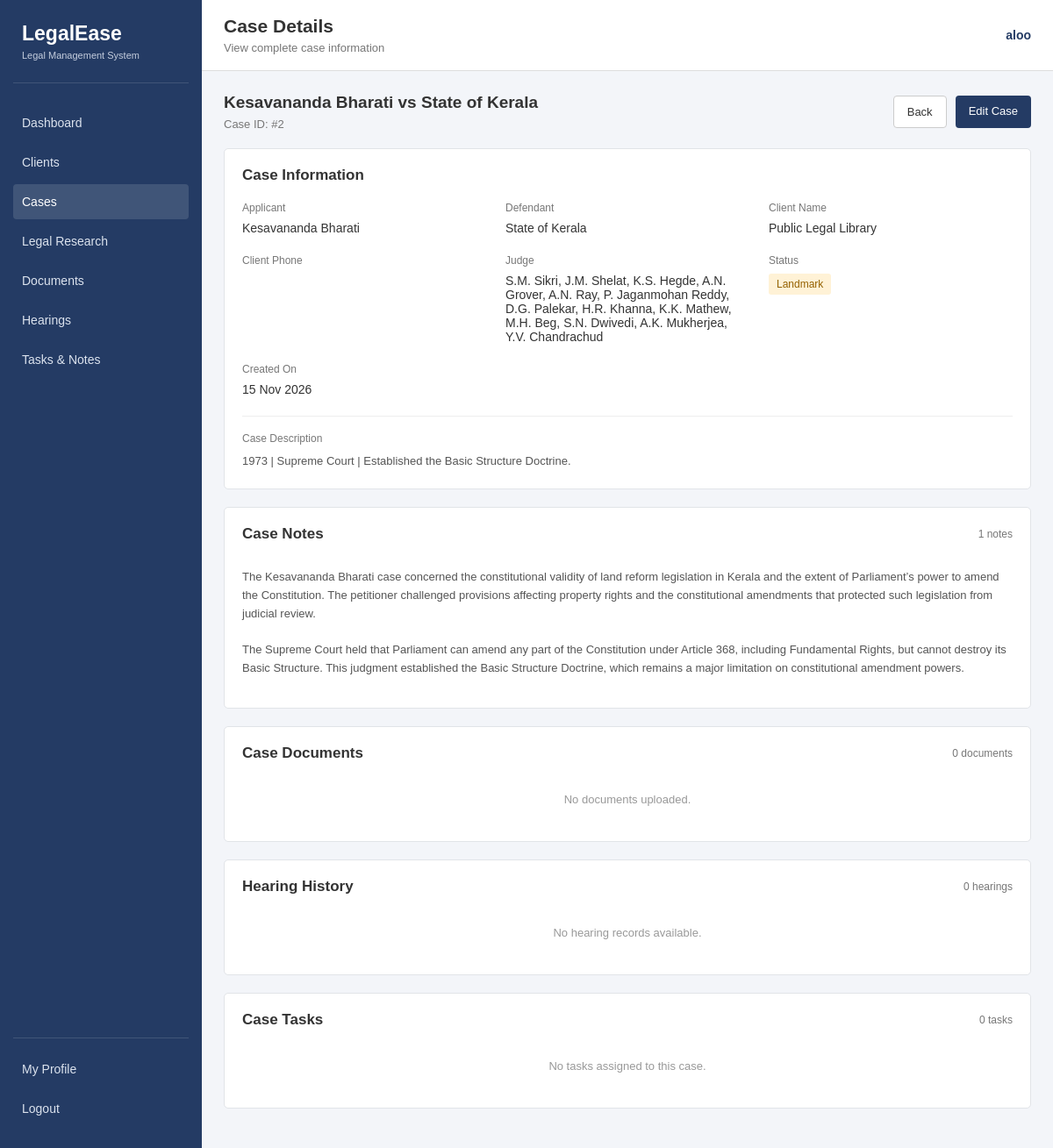
The page /case-details.php?id=2 (signed in) on the database its author committed.
### tables this page shows
CREATE TABLE `cases` (
  `cid` int(11) NOT NULL,
  `applicant` varchar(255) DEFAULT NULL,
  `defendent` varchar(255) DEFAULT NULL,
  `body` text DEFAULT NULL,
  `client_id` int(11) NOT NULL,
  `status` varchar(15) DEFAULT NULL,
  `created_at` timestamp NOT NULL DEFAULT current_timestamp(),
  `judge` varchar(255) DEFAULT NULL,
  `case_info` int(11) DEFAULT NULL,
  `owner_id` int(11) DEFAULT NULL
);

CREATE TABLE `client` (
  `client_id` int(11) NOT NULL,
  `practitioner_id` int(11) DEFAULT NULL,
  `name` varchar(255) DEFAULT NULL,
  `phone` varchar(10) DEFAULT NULL,
  `note` text DEFAULT NULL
);

CREATE TABLE `notes` (
  `id` int(11) NOT NULL,
  `case_id` int(11) NOT NULL,
  `data` text DEFAULT NULL
);

### case-details.php (the view, shortened to what this page needs)
<?php
require_once 'includes/db.php';
$user_id = $_SESSION['user_id'];
$case_id = isset($_GET['id']) ? (int)$_GET['id'] : 0;
$stmt = $conn->prepare("
    SELECT cases.*, client.name AS client_name, client.phone AS client_phone
    FROM cases
    INNER JOIN client ON cases.client_id = client.client_id
    WHERE cases.cid = ? AND (cases.owner_id = ? OR cases.owner_id is NULL)
");
$stmt->bind_param("ii", $case_id, $user_id);
$stmt->execute();
$result = $stmt->get_result();
$case = $result->fetch_assoc();
$stmt = $conn->prepare("
    SELECT * FROM notes
    WHERE case_id = ?
    ORDER BY id DESC
");
$stmt->bind_param("i", $case_id);
$stmt->execute();
$notes = $stmt->get_result();
$stmt = $conn->prepare("
    SELECT * FROM documents
    WHERE case_id = ?
    ORDER BY d_id DESC
");
$stmt->bind_param("i", $case_id);
$stmt->execute();
$documents = $stmt->get_result();
$stmt = $conn->prepare("
    SELECT * FROM hearing
    WHERE c_id = ?
    ORDER BY data DESC
");
$stmt->bind_param("i", $case_id);
$stmt->execute();
$hearings = $stmt->get_result();
$stmt = $conn->prepare("
    SELECT * FROM case_tasks
    WHERE case_id = ?
    ORDER BY created_at DESC
");
$stmt->bind_param("i", $case_id);
$stmt->execute();
$tasks = $stmt->get_result();
?>
<!DOCTYPE html>
<html lang="en">
<head>
    <link rel="stylesheet" href="css/case-details.css">
</head>
<body>
<div class="layout">
    <aside class="sidebar">
        <div class="brand">
            <h2>LegalEase</h2>
            <p>Legal Management System</p>
        </div>
        <nav>
            <a href="dashboard.php">Dashboard</a>
            <a href="clients.php">Clients</a>
            <a href="cases.php" class="active">Cases</a>
            <a href="research.php">Legal Research</a>
            <a href="bookmarks.php">Documents</a>
            <a href="hearings.php">Hearings</a>
            <a href="tasks.php">Tasks & Notes</a>
        </nav>
        <div class="sidebar-bottom">
            <a href="profile.php">My Profile</a>
            <a href="logout.php">Logout</a>
        </div>
    </aside>
    <main class="main-content">
        <header class="topbar">
            <div>
                <h2>Case Details</h2>
                <p>View complete case information</p>
            </div>
            <div class="user-info">
                <?php echo htmlspecialchars($_SESSION['user_name']); ?>
            </div>
        </header>
        <div class="content">
            <div class="page-header">
                <div>
                    <h3>
                        <?php echo htmlspecialchars($case['applicant']); ?>
                        vs
                        <?php echo htmlspecialchars($case['defendent']); ?>
                    </h3>
                    <p>Case ID: #<?php echo $case['cid']; ?></p>
                </div>
                <div class="header-actions">
                    <a href="cases.php" class="back-btn">Back</a>
                    <a href="case-form.php?id=<?php echo $case_id; ?>" class="edit-btn">
                        Edit Case
                    </a>
                </div>
            </div>
            <section class="section-card">
                <h3>Case Information</h3>
                <div class="info-grid">
                    <div class="info-item">
                        <label>Applicant</label>
                        <p><?php echo htmlspecialchars($case['applicant']); ?></p>
                    </div>
                    <div class="info-item">
                        <label>Defendant</label>
                        <p><?php echo htmlspecialchars($case['defendent']); ?></p>
                    </div>
                    <div class="info-item">
                        <label>Client Name</label>
                        <p><?php echo htmlspecialchars($case['client_name']); ?></p>
                    </div>
                    <div class="info-item">
                        <label>Client Phone</label>
                    </div>
                    <div class="info-item">
                        <label>Judge</label>
                        <p><?php echo htmlspecialchars($case['judge'] ?: 'Not assigned'); ?></p>
                    </div>
                    <div class="info-item">
                        <label>Status</label>
                        <p>
                            <span class="status">
                                <?php echo htmlspecialchars($case['status']); ?>
                            </span>
                        </p>
                    </div>
                    <div class="info-item">
                        <label>Created On</label>
                        <p><?php echo date("d M Y", strtotime($case['created_at'])); ?></p>
                    </div>
                </div>
                <div class="description">
                    <label>Case Description</label>
                    <p>
                        <?php echo nl2br(htmlspecialchars($case['body'] ?: 'No description available.')); ?>
                    </p>
                </div>
            </section>
            <section class="section-card">
                <div class="section-header">
                    <h3>Case Notes</h3>
                    <span><?php echo $notes->num_rows; ?> notes</span>
                </div>
                <?php if ($notes->num_rows > 0) { ?>
                    <?php while ($note = $notes->fetch_assoc()) { ?>
                        <div class="list-item">
                            <p><?php echo nl2br(htmlspecialchars($note['data'])); ?></p>
                        </div>
                    <?php } ?>
                <?php } else { ?>
                    <p class="empty">No notes added to this case.</p>
                <?php } ?>
            </section>
            <section class="section-card">
                <div class="section-header">
                    <h3>Case Documents</h3>
                    <span><?php echo $documents->num_rows; ?> documents</span>
                </div>
                <?php if ($documents->num_rows > 0) { ?>
                    <?php while ($document = $documents->fetch_assoc()) { ?>
                        <div class="list-item document-item">
                            <p><?php echo htmlspecialchars(basename($document['path'])); ?></p>
                            <a
                                href="<?php echo htmlspecialchars($document['path']); ?>"
                                target="_blank"
                            >
                                View Document
                            </a>
                        </div>
                    <?php } ?>
                <?php } else { ?>
                    <p class="empty">No documents uploaded.</p>
                <?php } ?>
            </section>
            <section class="section-card">
                <div class="section-header">
                    <h3>Hearing History</h3>
                    <span><?php echo $hearings->num_rows; ?> hearings</span>
                </div>
                <?php if ($hearings->num_rows > 0) { ?>
                    <?php while ($hearing = $hearings->fetch_assoc()) { ?>
                        <div class="list-item">
                            <div>
                                <h4>
                                    <?php echo date("d M Y, h:i A", strtotime($hearing['data'])); ?>
                                </h4>
                                <p>
                                    <?php echo htmlspecialchars($hearing['status'] ?: 'No status'); ?>
                                </p>
                            </div>
                            <span>
                                <?php echo htmlspecialchars($hearing['conclusion'] ?: 'No conclusion'); ?>
                            </span>
                        </div>
                    <?php } ?>
                <?php } else { ?>
                    <p class="empty">No hearing records available.</p>
                <?php } ?>
            </section>
            <section class="section-card">
                <div class="section-header">
                    <h3>Case Tasks</h3>
                    <span><?php echo $tasks->num_rows; ?> tasks</span>
                </div>
                <?php if ($tasks->num_rows > 0) { ?>
                    <?php while ($task = $tasks->fetch_assoc()) { ?>
                        <div class="list-item">
                            <div>
                                <h4><?php echo htmlspecialchars($task['title']); ?></h4>
                                <p><?php echo htmlspecialchars($task['description']); ?></p>
                            </div>
                            <span>
                                <?php echo htmlspecialchars($task['status']); ?>
                            </span>
                        </div>
                    <?php } ?>
                <?php } else { ?>
                    <p class="empty">No tasks assigned to this case.</p>
                <?php } ?>
            </section>
        </div>
    </main>
</div>
</body>
</html>

### css/case-details.css (style rules this page uses)
* { margin: 0; padding: 0; box-sizing: border-box; font-family: Arial, sans-serif; }
body { background-color: #f3f5f9; color: #333; }
.layout { display: flex; min-height: 100vh; }
.sidebar { width: 230px; background-color: #243b64; color: white; padding: 20px 15px; display: flex; flex-direction: column; flex-shrink: 0; }
.brand { padding: 5px 10px 25px; border-bottom: 1px solid #405578; }
.brand h2 { font-size: 23px; margin-bottom: 5px; }
.brand p { font-size: 11px; color: #c5cede; }
.sidebar nav { margin-top: 25px; }
.sidebar a { display: block; text-decoration: none; color: #dce3ee; padding: 12px 10px; font-size: 14px; border-radius: 4px; margin-bottom: 5px; }
.sidebar nav a:hover, .sidebar nav a.active { background-color: #405578; color: white; }
.sidebar-bottom { margin-top: auto; border-top: 1px solid #405578; padding-top: 15px; }
.main-content { flex: 1; min-width: 0; }
.topbar { background-color: white; padding: 18px 25px; display: flex; justify-content: space-between; align-items: center; border-bottom: 1px solid #ddd; }
.topbar h2 { font-size: 21px; margin-bottom: 5px; }
.topbar p { font-size: 13px; color: #777; }
.user-info { font-size: 14px; color: #243b64; font-weight: bold; }
.content { padding: 25px; }
.page-header { display: flex; justify-content: space-between; align-items: center; gap: 15px; margin-bottom: 20px; }
.page-header h3 { font-size: 19px; margin-bottom: 6px; }
.page-header p { font-size: 13px; color: #777; }
.header-actions { display: flex; gap: 10px; }
.back-btn, .edit-btn { padding: 10px 15px; text-decoration: none; border-radius: 4px; font-size: 13px; }
.back-btn { background-color: white; color: #333; border: 1px solid #ccc; }
.edit-btn { background-color: #243b64; color: white; }
.section-card { background-color: white; border: 1px solid #e1e4e8; border-radius: 5px; padding: 20px; margin-bottom: 20px; }
.section-card > h3 { font-size: 17px; margin-bottom: 20px; }
.section-header { display: flex; justify-content: space-between; align-items: center; margin-bottom: 15px; }
.section-header h3 { font-size: 17px; }
.section-header span { font-size: 12px; color: #777; }
.info-grid { display: grid; grid-template-columns: repeat(3, 1fr); gap: 22px; }
.info-item label, .description label { display: block; color: #777; font-size: 12px; margin-bottom: 8px; }
.info-item p { font-size: 14px; color: #333; }
.status { display: inline-block; background-color: #fff2d6; color: #946200; padding: 5px 9px; border-radius: 3px; font-size: 12px; }
.description { border-top: 1px solid #eee; margin-top: 22px; padding-top: 18px; }
.description p { font-size: 13px; line-height: 1.7; color: #555; }
.list-item { padding: 14px 0; border-bottom: 1px solid #eee; }
.list-item:last-child { border-bottom: none; }
.list-item p { font-size: 13px; color: #555; line-height: 1.6; }
.empty { text-align: center; color: #999; font-size: 13px; padding: 20px; }

### rows shown on the page
cases: applicant "Kesavananda Bharati", defendent "State of Kerala", cid "2", client.name "Public Legal Library", judge "S.M. Sikri, J.M. Shelat, K.S. Hegde, A.N. Grover, A.N. Ray, P. Jaganmohan Reddy, D.G. Palekar, H.R. Khanna, K.K. Mathew, M.H. Beg, S.N. Dwivedi, A.K. Mukherjea, Y.V. Chandrachud", status "Landmark", created_at "15 Nov 2026", body "1973 | Supreme Court | Established the Basic Structure Doctrine."
notes: data "The Kesavananda Bharati case concerned the constitutional validity of land reform legislation in Kerala and the extent of Parliament’s power to amend the Constitution. The petitioner challenged provisions affecting property rights and the constitutional amendments that protected such legislation from judicial review. The Supreme Court held that Parliament can amend any part of the Constitution under Article 368, including Fundamental Rights, but cannot destroy its Basic Structure. This judgment established the Basic Structure Doctrine, which remains a major limitation on constitutional amendment powers."

### other values the page prints
$_SESSION['user_name'] "aloo"
$notes->num_rows "1"
$documents->num_rows "0"
$hearings->num_rows "0"
$tasks->num_rows "0"
